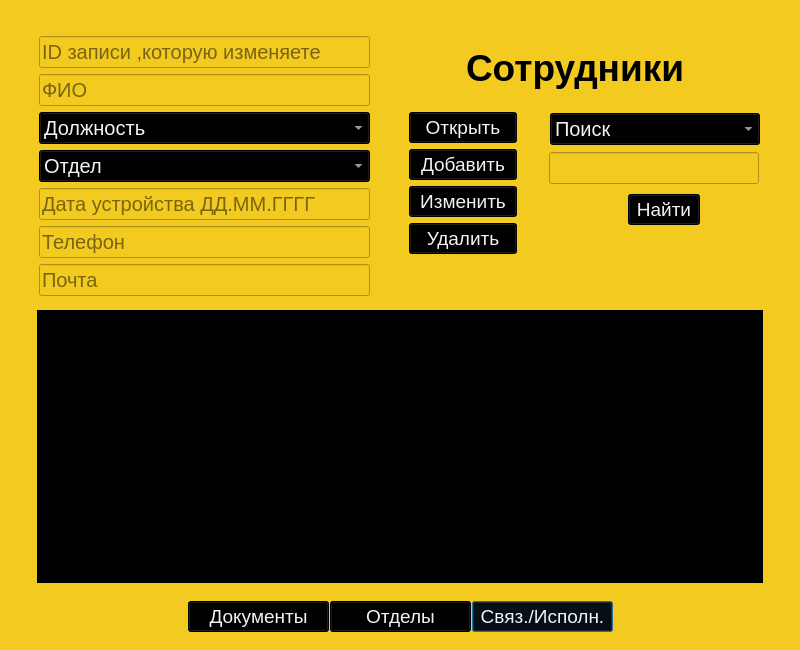
<?xml version="1.0" encoding="UTF-8"?>
<ui version="4.0">
 <class>Dialog</class>
 <widget class="QDialog" name="Dialog">
  <property name="geometry">
   <rect>
    <x>0</x>
    <y>0</y>
    <width>800</width>
    <height>650</height>
   </rect>
  </property>
  <property name="windowTitle">
   <string>Dialog</string>
  </property>
  <property name="styleSheet">
   <string notr="true">background-color: rgb(243, 202, 32);</string>
  </property>
  <widget class="QPushButton" name="sviz">
   <property name="geometry">
    <rect>
     <x>472</x>
     <y>601</y>
     <width>141</width>
     <height>31</height>
    </rect>
   </property>
   <property name="styleSheet">
    <string notr="true">background-color: rgb(0, 0, 0);
font-size:14pt; color:rgb(243, 243, 243)</string>
   </property>
   <property name="text">
    <string>Связ./Исполн.</string>
   </property>
  </widget>
  <widget class="QPushButton" name="otdel">
   <property name="geometry">
    <rect>
     <x>330</x>
     <y>601</y>
     <width>141</width>
     <height>31</height>
    </rect>
   </property>
   <property name="styleSheet">
    <string notr="true">background-color: rgb(0, 0, 0);
font-size:14pt;color:rgb(243, 243, 243)</string>
   </property>
   <property name="text">
    <string>Отделы</string>
   </property>
  </widget>
  <widget class="QComboBox" name="typdoc_2">
   <property name="geometry">
    <rect>
     <x>550</x>
     <y>113</y>
     <width>210</width>
     <height>32</height>
    </rect>
   </property>
   <property name="styleSheet">
    <string notr="true">background-color: rgb(0, 0, 0);
font-size:15pt; color:rgb(243, 243, 243)</string>
   </property>
   <item>
    <property name="text">
     <string>Поиск</string>
    </property>
   </item>
  </widget>
  <widget class="QLabel" name="label_3">
   <property name="geometry">
    <rect>
     <x>466</x>
     <y>44</y>
     <width>261</width>
     <height>50</height>
    </rect>
   </property>
   <property name="styleSheet">
    <string notr="true"> font-size:28pt; color:rgb(0, 0, 0);</string>
   </property>
   <property name="text">
    <string>&lt;html&gt;&lt;head/&gt;&lt;body&gt;&lt;p&gt;&lt;span style=&quot; font-weight:600;&quot;&gt;Сотрудники&lt;/span&gt;&lt;/p&gt;&lt;/body&gt;&lt;/html&gt;</string>
   </property>
  </widget>
  <widget class="QTableWidget" name="twStaffs">
   <property name="geometry">
    <rect>
     <x>37</x>
     <y>310</y>
     <width>726</width>
     <height>273</height>
    </rect>
   </property>
   <property name="styleSheet">
    <string notr="true">font-size:15pt; 
color:rgb(243, 243, 243);
background-color: rgb(0, 0, 0);</string>
   </property>
  </widget>
  <widget class="QPushButton" name="what">
   <property name="geometry">
    <rect>
     <x>628</x>
     <y>194</y>
     <width>72</width>
     <height>31</height>
    </rect>
   </property>
   <property name="styleSheet">
    <string notr="true">background-color: rgb(0, 0, 0);
font-size:14pt; color:rgb(243, 243, 243)</string>
   </property>
   <property name="text">
    <string>Найти</string>
   </property>
  </widget>
  <widget class="QWidget" name="layoutWidget">
   <property name="geometry">
    <rect>
     <x>39</x>
     <y>36</y>
     <width>331</width>
     <height>262</height>
    </rect>
   </property>
   <layout class="QVBoxLayout" name="verticalLayout_2">
    <item>
     <widget class="QLineEdit" name="id">
      <property name="styleSheet">
       <string notr="true">font-size:15pt; 
background-color: rgb(243, 202, 32);
color: rgb(0, 0, 0)</string>
      </property>
      <property name="text">
       <string/>
      </property>
      <property name="placeholderText">
       <string>ID записи ,которую изменяете</string>
      </property>
     </widget>
    </item>
    <item>
     <widget class="QLineEdit" name="fio">
      <property name="styleSheet">
       <string notr="true">font-size:15pt; 
background-color: rgb(243, 202, 32);
color: rgb(0, 0, 0)</string>
      </property>
      <property name="text">
       <string/>
      </property>
      <property name="placeholderText">
       <string>ФИО</string>
      </property>
     </widget>
    </item>
    <item>
     <widget class="QComboBox" name="dolg">
      <property name="styleSheet">
       <string notr="true">font-size:15pt; 
background-color: rgb(0, 0, 0);
color:rgb(243, 243, 243)</string>
      </property>
      <property name="placeholderText">
       <string notr="true"/>
      </property>
      <item>
       <property name="text">
        <string>Должность</string>
       </property>
      </item>
     </widget>
    </item>
    <item>
     <widget class="QComboBox" name="otdels">
      <property name="styleSheet">
       <string notr="true">font-size:15pt; 
background-color: rgb(0, 0, 0);
color:rgb(243, 243, 243)</string>
      </property>
      <property name="placeholderText">
       <string notr="true"/>
      </property>
      <item>
       <property name="text">
        <string>Отдел</string>
       </property>
      </item>
     </widget>
    </item>
    <item>
     <widget class="QLineEdit" name="datestart">
      <property name="cursor">
       <cursorShape>SizeBDiagCursor</cursorShape>
      </property>
      <property name="toolTipDuration">
       <number>0</number>
      </property>
      <property name="layoutDirection">
       <enum>Qt::LeftToRight</enum>
      </property>
      <property name="styleSheet">
       <string notr="true">font-size:15pt; 
background-color: rgb(243, 202, 32);
color: rgb(0, 0, 0)</string>
      </property>
      <property name="inputMask">
       <string notr="true"/>
      </property>
      <property name="text">
       <string/>
      </property>
      <property name="placeholderText">
       <string>Дата устройства ДД.ММ.ГГГГ</string>
      </property>
     </widget>
    </item>
    <item>
     <widget class="QLineEdit" name="phone">
      <property name="styleSheet">
       <string notr="true">font-size:15pt; 
background-color: rgb(243, 202, 32);
color: rgb(0, 0, 0)</string>
      </property>
      <property name="inputMask">
       <string notr="true"/>
      </property>
      <property name="text">
       <string/>
      </property>
      <property name="placeholderText">
       <string>Телефон</string>
      </property>
     </widget>
    </item>
    <item>
     <widget class="QLineEdit" name="mail">
      <property name="styleSheet">
       <string notr="true">font-size:15pt; 
background-color: rgb(243, 202, 32);
color: rgb(0, 0, 0)</string>
      </property>
      <property name="text">
       <string/>
      </property>
      <property name="maxLength">
       <number>32764</number>
      </property>
      <property name="placeholderText">
       <string>Почта</string>
      </property>
     </widget>
    </item>
   </layout>
  </widget>
  <widget class="QPushButton" name="docs">
   <property name="geometry">
    <rect>
     <x>188</x>
     <y>601</y>
     <width>141</width>
     <height>31</height>
    </rect>
   </property>
   <property name="styleSheet">
    <string notr="true">background-color:rgb(0, 0, 0);
font-size:14pt; color:rgb(243, 243, 243)</string>
   </property>
   <property name="text">
    <string>Документы</string>
   </property>
  </widget>
  <widget class="QWidget" name="layoutWidget_2">
   <property name="geometry">
    <rect>
     <x>409</x>
     <y>112</y>
     <width>108</width>
     <height>144</height>
    </rect>
   </property>
   <layout class="QVBoxLayout" name="verticalLayout">
    <item>
     <widget class="QPushButton" name="open">
      <property name="styleSheet">
       <string notr="true">background-color: rgb(0, 0, 0);
font-size:14pt; color:rgb(243, 243, 243)</string>
      </property>
      <property name="text">
       <string>Открыть</string>
      </property>
     </widget>
    </item>
    <item>
     <widget class="QPushButton" name="apdate">
      <property name="styleSheet">
       <string notr="true">background-color: rgb(0, 0, 0);
font-size:14pt; color:rgb(243, 243, 243)</string>
      </property>
      <property name="text">
       <string>Добавить</string>
      </property>
     </widget>
    </item>
    <item>
     <widget class="QPushButton" name="appdate">
      <property name="styleSheet">
       <string notr="true">background-color: rgb(0, 0, 0);
font-size:14pt; color:rgb(243, 243, 243)</string>
      </property>
      <property name="text">
       <string>Изменить</string>
      </property>
     </widget>
    </item>
    <item>
     <widget class="QPushButton" name="dell">
      <property name="styleSheet">
       <string notr="true">background-color: rgb(0, 0, 0);
font-size:14pt; color:rgb(243, 243, 243)</string>
      </property>
      <property name="text">
       <string>Удалить</string>
      </property>
     </widget>
    </item>
   </layout>
  </widget>
  <widget class="QLineEdit" name="whattext">
   <property name="geometry">
    <rect>
     <x>549</x>
     <y>152</y>
     <width>210</width>
     <height>32</height>
    </rect>
   </property>
   <property name="styleSheet">
    <string notr="true">font-size:15pt; 
color:rgb(0, 0, 0);

</string>
   </property>
   <property name="text">
    <string/>
   </property>
  </widget>
 </widget>
 <resources/>
 <connections/>
</ui>
